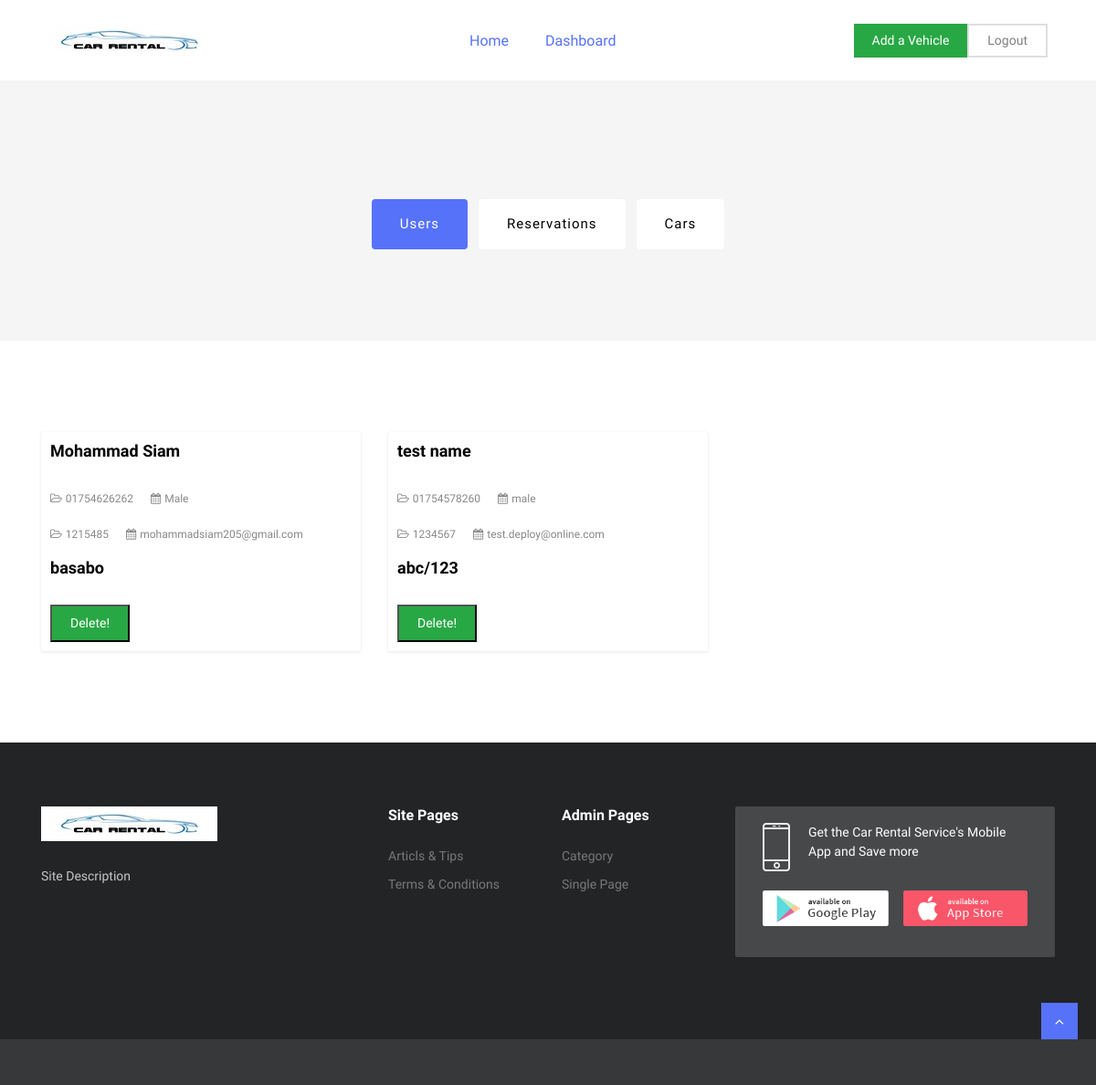
The page /users.php (signed in) on the database its author committed.
### tables this page shows
CREATE TABLE `customer` (
  `nid` int(15) NOT NULL,
  `name` text NOT NULL,
  `phone` varchar(15) NOT NULL,
  `email` varchar(150) NOT NULL,
  `gender` varchar(7) NOT NULL,
  `license_number` varchar(12) NOT NULL,
  `billing_address` text NOT NULL,
  `password` varchar(255) NOT NULL
);

### users.php (the view, shortened to what this page needs)
<?php
	$user = null;
	$type = null;
	if (isset($_SESSION['user'])) {
		$user=$_SESSION['user'];
		$type=$_SESSION['type'];
	} else {
		header("location:login.php");
	}
?>
<!DOCTYPE html>
<html lang="en">
<head>
  <link rel="stylesheet" href="plugins/bootstrap/css/bootstrap.min.css">
  <link rel="stylesheet" href="plugins/bootstrap/css/bootstrap-slider.css">
  <link href="plugins/font-awesome/css/font-awesome.min.css" rel="stylesheet">
  <link href="plugins/slick-carousel/slick/slick.css" rel="stylesheet">
  <link href="plugins/slick-carousel/slick/slick-theme.css" rel="stylesheet">
  <link href="plugins/fancybox/jquery.fancybox.pack.css" rel="stylesheet">
  <link href="plugins/jquery-nice-select/css/nice-select.css" rel="stylesheet">
  <link href="css/style.css" rel="stylesheet">
</head>
<body class="body-wrapper">
<section>
	<div class="container">
		<div class="row">
			<div class="col-md-12">
				<nav class="navbar navbar-expand-lg navbar-light navigation">
					<a class="navbar-brand" href="index.php">
						<img src="images/logo.png" alt="">
					</a>
					<div class="collapse navbar-collapse" id="navbarSupportedContent">
						<ul class="navbar-nav ml-auto main-nav ">
							<li class="nav-item active">
								<a class="nav-link" href="index.php">Home</a>
							</li>
							<?php
								if($type=="customer") {
							?>
									<li class="nav-item active">
										<a class="nav-link" href="dashboard.php">Dashboard</a>
									</li>
							<?php
								}
								elseif($type=="admin") {
							?>
									<li class="nav-item active">
										<a class="nav-link" href="dashboard_admin.php">Dashboard</a>
									</li>
							<?php
								}
							?>
						</ul>
						<ul class="navbar-nav ml-auto mt-10">
						<?php
							if($type=="customer") {
						?>
								<li class="nav-item">
									<a class="nav-link text-white add-button" href="rent_car.php">Rent a Car</a>
								</li>
						<?php
							}
							elseif($type=="admin") {
						?>
								<li class="nav-item">
									<a class="nav-link text-white add-button" href="add_car.php">Add a Vehicle</a>
								</li>
						<?php
							}
							if($user != "" || $user != null) {
						?>
								<li class="nav-item">
									<a class="nav-link login-button" href="logout.php">Logout</a>
								</li>
						<?php
							}
						?>
						</ul>
					</div>
				</nav>
			</div>
		</div>
	</div>
</section>
<section class="popular-deals section bg-gray">
	<div class="container">
		<div class="row justify-content-md-center text-center">
			<div class="col-md-8">
				<div class="content-holder">
					<ul class="list-inline mt-30">
						<li class="list-inline-item"><a class="btn btn-main" href="users.php">Users</a></li>
						<li class="list-inline-item"><a class="btn btn-secondary" href="reservations.php">Reservations</a></li>
						<li class="list-inline-item"><a class="btn btn-secondary" href="cars.php">Cars</a></li>
					</ul>
				</div>
			</div>
		</div>
	</div>
</section>
<section class="section-sm">
	<div class="container">
		<div class="row">
			<div class="col-md-12">
				<div class="product-grid-list">
					<div class="row mt-30">
					<?php
						require_once("dbconnect.php");
						$result = "";
						if ($_SERVER['REQUEST_METHOD']=='POST' && isset($_POST['drop'])) {
							$search = mysqli_real_escape_string($conn, $_POST['search']);
							$drop = mysqli_real_escape_string($conn, $_POST['drop']);
							$sql="SELECT * FROM customer WHERE $drop='$search'";
							$result= mysqli_query($conn, $sql);
						} else {
							$sql="SELECT * FROM customer";
							$result= mysqli_query($conn, $sql);
						}
						if ( mysqli_num_rows($result) > 0 ) {
							while ( $row = mysqli_fetch_array($result) ) {
					?>
						<div class="col-sm-12 col-lg-4 col-md-6">
							<div class="product-item bg-light">
								<div class="card">
									<div class="card-body">
										<h4 class="card-title"><a href="#"><?php echo $row['name'] ?></a></h4>
                                        <br>
										<ul class="list-inline product-meta">
											<li class="list-inline-item">
												<a href="#"><i class="fa fa-folder-open-o"></i><?php echo $row['phone'] ?></a>
											</li>
											<li class="list-inline-item">
												<a href="#"><i class="fa fa-calendar"></i><?php echo $row['gender'] ?></a>
											</li>
										</ul>
										<ul class="list-inline product-meta">
											<li class="list-inline-item">
												<a href="#"><i class="fa fa-folder-open-o"></i><?php echo $row['license_number'] ?></a>
											</li>
											<li class="list-inline-item">
												<a href="#"><i class="fa fa-calendar"></i><?php echo $row['email'] ?></a>
											</li>
										</ul>
										<h4 class="card-title"><a href="#"><?php echo $row['billing_address'] ?></a></h4>
										<br>
                                        <form action="users_controller.php?reg_no=<?php echo $row['reg_no'] ?>" method="post" enctype="form-data">
                                            <button type="submit" name="upload" value="Submit" class="nav-link text-white add-button">Delete!</button>
                                        </form>
									</div>
								</div>
							</div>
						</div>
					<?php
							}
						}
					?>
					</div>
				</div>
			</div>
		</div>
	</div>
</section>
<footer class="footer section section-sm">
  <div class="container">
    <div class="row">
      <div class="col-lg-3 col-md-7 offset-md-1 offset-lg-0">
        <div class="block about">
          <img src="images/logo-footer.png" alt="">
          <p class="alt-color">Site Description</p>
        </div>
      </div>
      <div class="col-lg-2 offset-lg-1 col-md-3">
        <div class="block">
          <h4>Site Pages</h4>
          <ul>
            <li><a href="#">Articls & Tips</a></li>
            <li><a href="terms-condition.html">Terms & Conditions</a></li>
          </ul>
        </div>
      </div>
      <div class="col-lg-2 col-md-3 offset-md-1 offset-lg-0">
        <div class="block">
          <h4>Admin Pages</h4>
          <ul>
            <li><a href="category.html">Category</a></li>
            <li><a href="single.html">Single Page</a></li>
          </ul>
        </div>
      </div>
      <div class="col-lg-4 col-md-7">
        <div class="block-2 app-promotion">
          <div class="mobile d-flex">
            <a href="">
              <img src="images/footer/phone-icon.png" alt="mobile-icon">
            </a>
            <p>Get the Car Rental Service's Mobile App and Save more</p>
          </div>
          <div class="download-btn d-flex my-3">
            <a href="#"><img src="images/apps/google-play-store.png" class="img-fluid" alt=""></a>
            <a href="#" class=" ml-3"><img src="images/apps/apple-app-store.png" class="img-fluid" alt=""></a>
          </div>
        </div>
      </div>
    </div>
  </div>
</footer>
<footer class="footer-bottom">
  <div class="top-to">
    <a id="top" class="" href="#"><i class="fa fa-angle-up"></i></a>
  </div>
</footer>
</body>
</html>

### css/style.css (style rules this page uses)
body { line-height: 1.5; font-family: "Muli", sans-serif; }
p, li, input, select, button { font-family: "Muli", sans-serif; color: #666; font-size: 14px; font-weight: 400; }
h1, h2, h3, h4, h5, h6 { font-family: "Muli", sans-serif; font-weight: 600; color: #333; }
p { color: #666; }
h4 { font-size: 18px; }
p { color: #888; }
ol, ul { margin: 0; padding: 0; list-style: none; }
a { transition: all .3s ease-in 0s; color: #000; }
button { cursor: pointer; }
.section { padding: 100px 0; }
.section-sm { padding: 70px 0; }
.btn { font-size: 15px; letter-spacing: 1px; display: inline-block; padding: 15px 30px; border-radius: 4px; }
.btn-main, .btn-main-sm { background: #5672f9; color: #fff; }
.btn-secondary { background: #fff; color: #000; border-color: #fff; }
.mt-30 { margin-top: 30px; }
.alt-color { color: #c7c7c7; }
.bg-light { background: #fff; }
.bg-gray { background: #F5F5F5; }
.navigation { padding: 20px 0; }
.navigation .navbar-nav { text-align: center; }
.login-button { border: 2px solid #dedede; margin-right: 8px; padding: 6px 20px !important; }
.add-button { background: #28a745; color: #fff; padding: 8px 20px !important; display: inline-block; }
.main-nav .nav-item .nav-link { font-size: 16px; line-height: 43px; padding: 0 20px; }
.main-nav .nav-item.active .nav-link { color: #5672f9; }
.product-item { box-shadow: 0px 1px 3px 0px rgba(0, 0, 0, 0.1); margin-bottom: 30px; }
.product-item .card { border: none; }
.product-item .card .card-body { padding: 10px; }
.product-item .card .card-body .card-title { font-size: 18px; margin-bottom: 5px; font-weight: 600; }
.product-item .product-meta { margin-bottom: 15px; }
.product-item .product-meta li { margin-right: 15px; }
.product-item .product-meta li a { color: #888; font-size: 12px; }
.product-item .product-meta li a i { margin-right: 4px; }
.footer { background: #232425; }
.footer .block h4 { color: #fff; font-size: 16px; margin-bottom: 25px; }
.footer .block.about img { margin-bottom: 25px; }
.footer .block.about p { line-height: 26px; }
.footer .block ul li { margin-bottom: 10px; }
.footer .block ul li a { display: block; font-size: 14px; color: #797979; }
.footer .block-2 { padding: 18px 30px; background: #46484A; border-radius: 2px; }
.footer .block-2.app-promotion { margin-bottom: 20px; }
.footer .block-2.app-promotion p { margin-left: 20px; color: #fff; }
.footer-bottom { position: relative; background: #363839; padding: 25px 0; }
.top-to { position: absolute; right: 20px; bottom: 50px; display: flex; justify-content: center; }
.top-to a { width: 40px; height: 40px; background: #5672f9; color: #fff; display: flex; justify-content: center; }
.top-to a i { line-height: 40px; }

### rows shown on the page
customer: name "Mohammad Siam", phone "01754626262", gender "Male", license_number "1215485", email "mohammadsiam205@gmail.com", billing_address "basabo"
customer: name "test name", phone "01754578260", gender "male", license_number "1234567", email "test.deploy@online.com", billing_address "abc/123"
